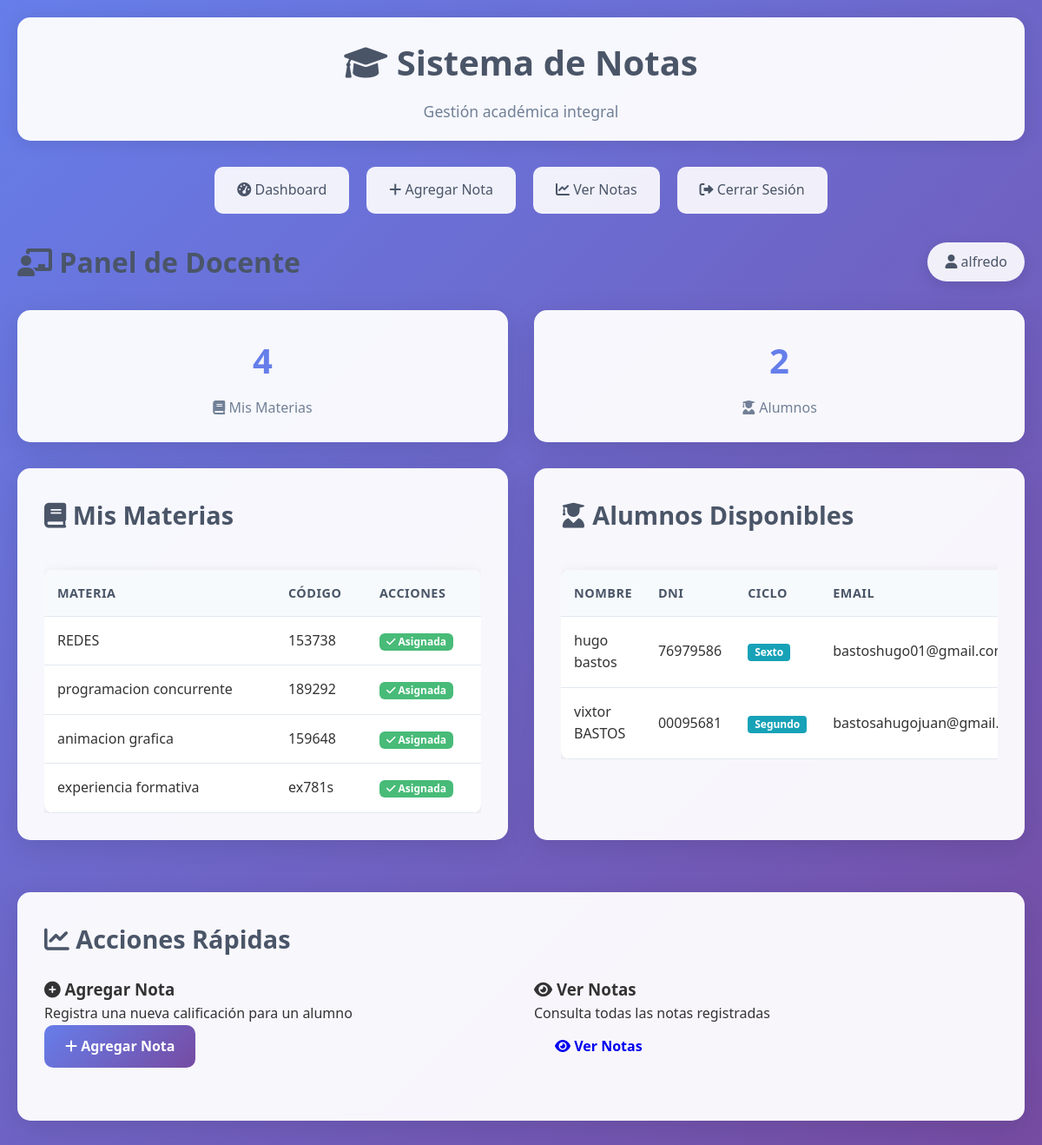
Before: /docente/dashboard (signed in) with the older database file.
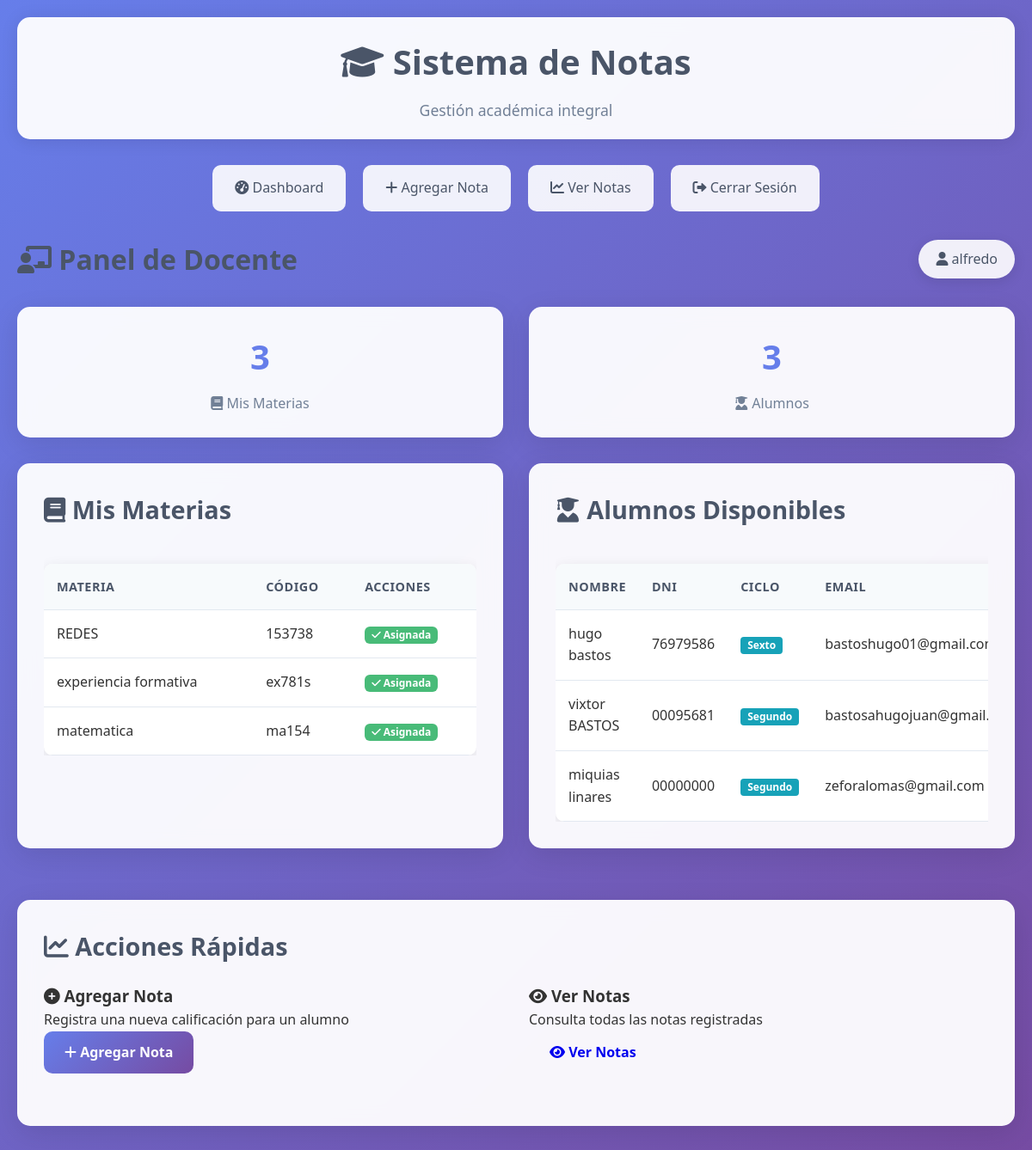
After: the same page with the newer database file.
### app.py (models this page shows)
class Materia(db.Model):
    id = db.Column(db.Integer, primary_key=True)
    nombre = db.Column(db.String(100), nullable=False)
    codigo = db.Column(db.String(20), unique=True, nullable=False)
    docente_id = db.Column(db.Integer, db.ForeignKey('usuario.id'), nullable=False)
    docente = db.relationship('Usuario', backref=db.backref('materias', lazy=True))

class Alumno(db.Model):
    id = db.Column(db.Integer, primary_key=True)
    dni = db.Column(db.String(20), unique=True, nullable=False)
    nombre = db.Column(db.String(100), nullable=False)
    apellido = db.Column(db.String(100), nullable=False)
    email = db.Column(db.String(120))
    telefono = db.Column(db.String(20))
    fecha_nacimiento = db.Column(db.Date)
    ciclo = db.Column(db.String(20), nullable=False)  # primero, segundo, tercero, cuarto, quinto, sexto
    fecha_registro = db.Column(db.DateTime, default=datetime.utcnow)

### app.py (the view)
@app.route('/docente/dashboard')
def docente_dashboard():
    if not session.get('user_id') or session.get('tipo') != 'docente':
        return redirect(url_for('login'))
    docente_id = session['user_id']
    materias = Materia.query.filter_by(docente_id=docente_id).all()
    alumnos = Alumno.query.all()
    return render_template('docente/dashboard.html', materias=materias, alumnos=alumnos)

### app.py (called while the page is built)
@app.context_processor
def inject_flash_cleanup():
    return dict()

### templates/docente/dashboard.html (shortened to what this page needs)
{% extends "base.html" %}
{% block content %}
<div class="dashboard-header">
    <h1 class="dashboard-title"><i class="fas fa-chalkboard-teacher"></i> Panel de Docente</h1>
    <div class="user-info">
        <span><i class="fas fa-user"></i> {{ session.username }}</span>
    </div>
</div>
<div class="grid grid-2">
    <div class="stats-card">
        <h3>{{ materias|length }}</h3>
        <p><i class="fas fa-book"></i> Mis Materias</p>
    </div>
    <div class="stats-card">
        <h3>{{ alumnos|length }}</h3>
        <p><i class="fas fa-user-graduate"></i> Alumnos</p>
    </div>
</div>
<div class="grid grid-2">
    <div class="card">
        <h2><i class="fas fa-book"></i> Mis Materias</h2>
        {% if materias %}
        <div class="table-responsive">
            <table class="table">
                <thead>
                    <tr>
                        <th>Materia</th>
                        <th>Código</th>
                        <th>Acciones</th>
                    </tr>
                </thead>
                <tbody>
                    {% for materia in materias %}
                    <tr>
                        <td>{{ materia.nombre }}</td>
                        <td>{{ materia.codigo }}</td>
                        <td>
                            <span class="badge badge-success">
                                <i class="fas fa-check"></i> Asignada
                            </span>
                        </td>
                    </tr>
                    {% endfor %}
                </tbody>
            </table>
        </div>
        {% else %}
        <div class="alert alert-info">
            <i class="fas fa-info-circle"></i>
            No tienes materias asignadas. Contacta al administrador para que te asigne materias.
        </div>
        {% endif %}
    </div>
    <div class="card">
        <h2><i class="fas fa-user-graduate"></i> Alumnos Disponibles</h2>
        {% if alumnos %}
        <div class="table-responsive">
            <table class="table">
                <thead>
                    <tr>
                        <th>Nombre</th>
                        <th>DNI</th>
                        <th>Ciclo</th>
                        <th>Email</th>
                    </tr>
                </thead>
                <tbody>
                    {% for alumno in alumnos[:10] %}
                    <tr>
                        <td>{{ alumno.nombre }} {{ alumno.apellido }}</td>
                        <td>{{ alumno.dni }}</td>
                        <td>
                            <span class="badge badge-info" style="background-color: #17a2b8; color: white; padding: 4px 8px; border-radius: 4px; font-size: 12px;">
                                {{ alumno.ciclo.title() if alumno.ciclo else 'Sin ciclo' }}
                            </span>
                        </td>
                        <td>{{ alumno.email or '-' }}</td>
                    </tr>
                    {% endfor %}
                </tbody>
            </table>
        </div>
        {% else %}
        <div class="alert alert-info">
            <i class="fas fa-info-circle"></i>
            No hay alumnos registrados en el sistema.
        </div>
        {% endif %}
    </div>
</div>
<div class="card">
    <h2><i class="fas fa-chart-line"></i> Acciones Rápidas</h2>
    <div class="grid grid-2">
        <div>
            <h3><i class="fas fa-plus-circle"></i> Agregar Nota</h3>
            <p>Registra una nueva calificación para un alumno</p>
            <a href="{{ url_for('agregar_nota') }}" class="btn btn-primary">
                <i class="fas fa-plus"></i> Agregar Nota
            </a>
        </div>
        <div>
            <h3><i class="fas fa-eye"></i> Ver Notas</h3>
            <p>Consulta todas las notas registradas</p>
            <a href="{{ url_for('docente_ver_notas') }}" class="btn btn-info">
                <i class="fas fa-eye"></i> Ver Notas
            </a>
        </div>
    </div>
</div>
{% endblock %}

Changed rows visible on the page:
removed Materia: nombre "programacion concurrente", codigo "189292"
removed Materia: nombre "animacion grafica", codigo "159648"
added Materia: nombre "matematica", codigo "ma154"
added Alumno: nombre "miquias", apellido "linares", dni "00000000", ciclo "Segundo", email "zeforalomas@gmail.com"
Other visible differences:
{{ materias|length }}: "4" → "3"
{{ alumnos|length }}: "2" → "3"
